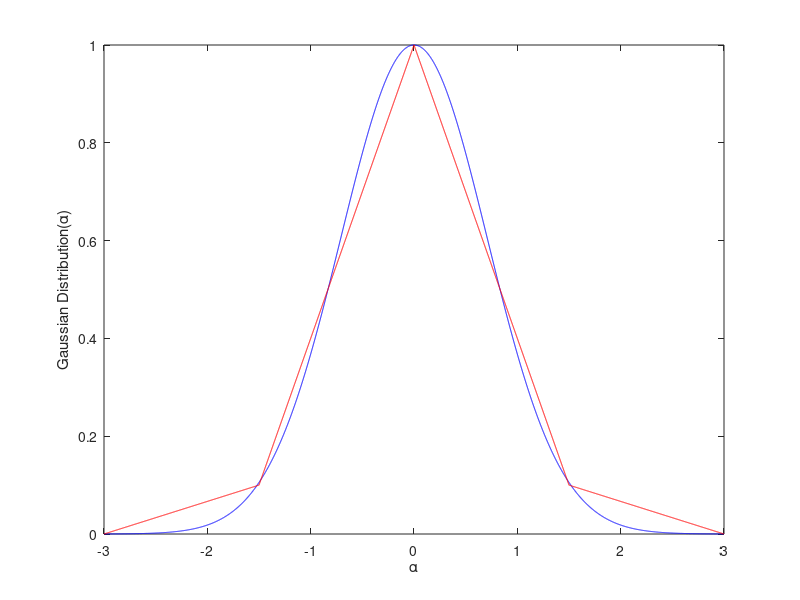

This figure's MATLAB source:

x = -3:0.001:3;
x1 = -3:0.001:-1.5;
x2 = -1.5:0.001:0;
x3 = 0:0.001:1.5;
x4 = 1.5:0.001:3;
sig = exp(-(x).^2);

r1 = 1/15.*x1+1/5;
r2 = 3/5.*x2+1;
r3 = -3/5.*x3+1;
r4 = -1/15.*x4+1/5;
    
 
figure;
plot(x,sig,'b');

hold on;
plot(x1,r1,'r');
hold on;
plot(x2,r2,'r');
hold on;
plot(x3,r3,'r');
hold on;
plot(x4,r4,'r');
xlabel('\alpha');
ylabel('Gaussian Distribution(\alpha)');
hold off;